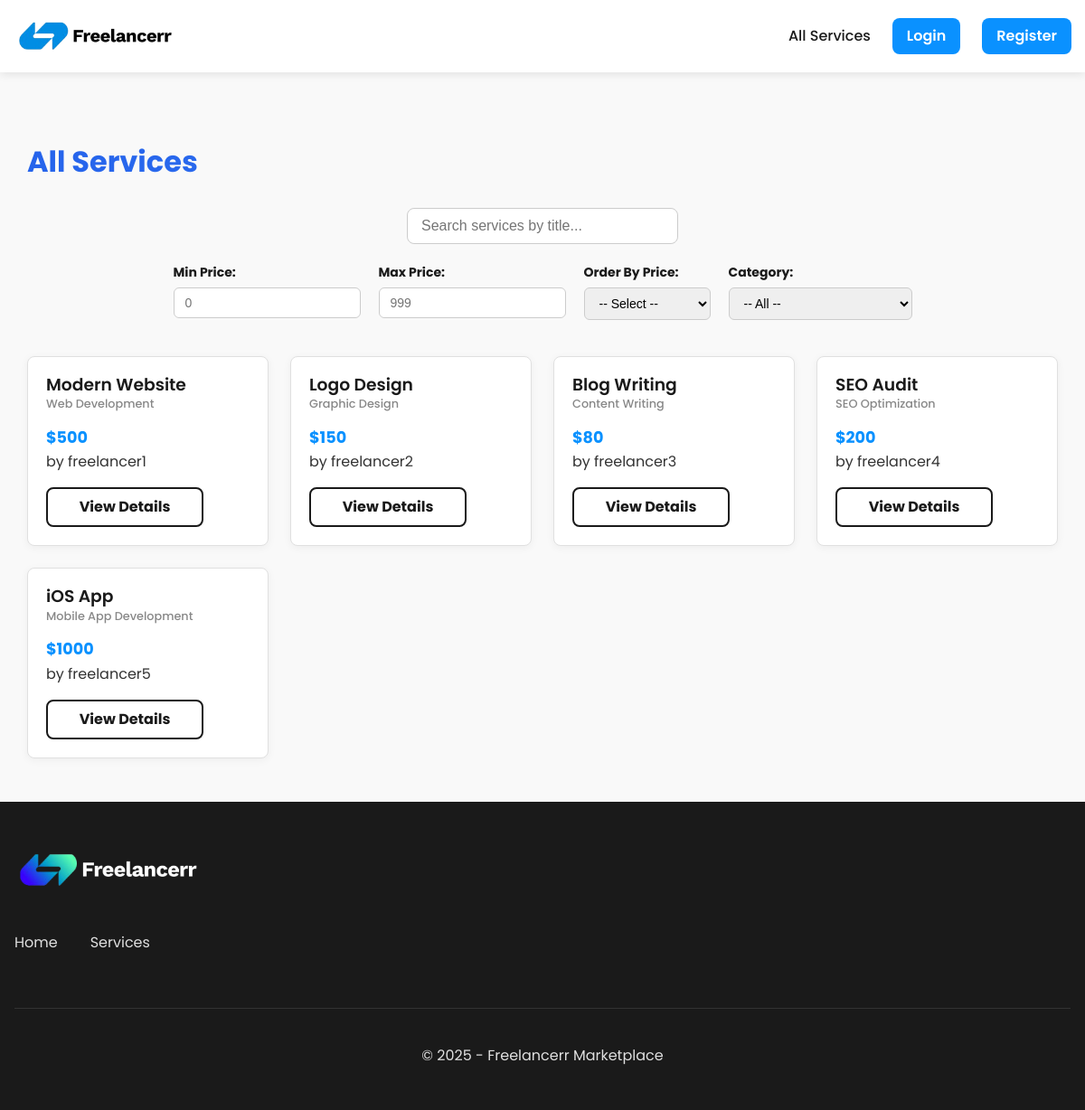
The app's page /pages/services/list.php, older data.
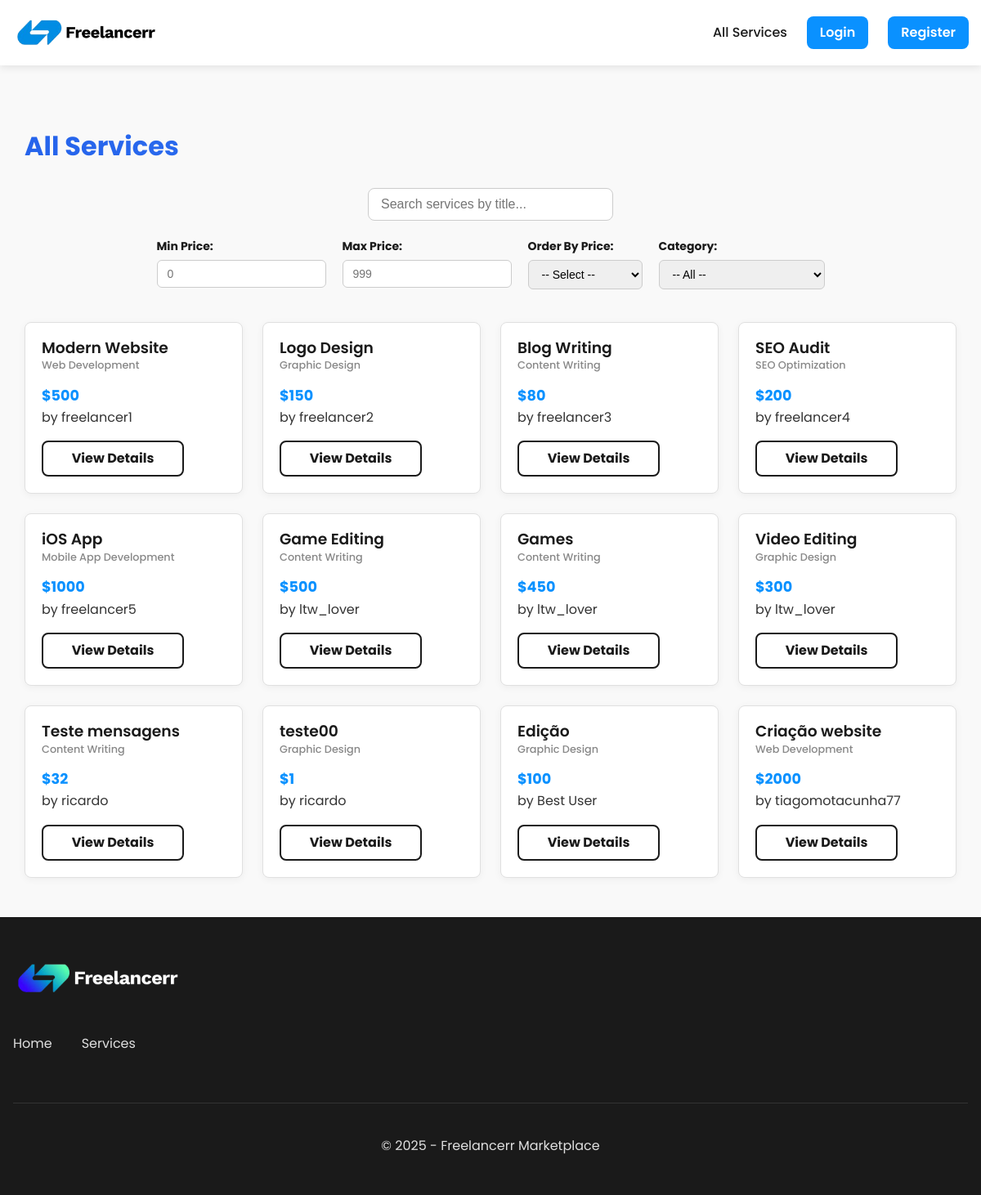
The same page, newer data.
### tables this page shows
CREATE TABLE Services (
    id INTEGER PRIMARY KEY AUTOINCREMENT,
    freelancer_id INTEGER NOT NULL,
    title TEXT NOT NULL,
    description TEXT NOT NULL,
    category_id INTEGER NOT NULL,
    price REAL NOT NULL,
    delivery_time INTEGER NOT NULL,
    created_at DATETIME DEFAULT CURRENT_TIMESTAMP,
    image_path TEXT,
    video_path TEXT,
    FOREIGN KEY (freelancer_id) REFERENCES Users(id),
    FOREIGN KEY (category_id) REFERENCES Categories(id)
);

CREATE TABLE Categories (
    id INTEGER PRIMARY KEY AUTOINCREMENT,
    name TEXT UNIQUE NOT NULL,
    description TEXT
);

### public/includes/utils.php (called while the page is built, shortened)
<?php
function isLoggedIn() {
    return isset($_SESSION['user_id']);
}
?>

### public/pages/services/list.php (the view, shortened to what this page needs)
<?php
require_once '../../includes/utils.php';
$db = getDB();
$userId = getCurrentUserID() ?? null;
$categoryId = $_GET['category'] ?? null;
$showMine = isset($_GET['mine']) && $_GET['mine'] == 1;
$searchQuery = $_GET['search'] ?? '';
$query = "
    SELECT Services.*, Categories.name AS category_name, Users.username AS freelancer_name
    FROM Services
    JOIN Categories ON Services.category_id = Categories.id
    JOIN Users ON Services.freelancer_id = Users.id
";
$params = [];
$stmt = $db->prepare($query);
$stmt->execute($params);
$services = $stmt->fetchAll(PDO::FETCH_ASSOC);
include_once '../../templates/header.php';
?>
<div class="featured-services">
    <div class="container">
        <?php
        if ($categoryId) {
            $stmt = $db->prepare("SELECT name FROM Categories WHERE id = ?");
            $stmt->execute([$categoryId]);
            $category = $stmt->fetch(PDO::FETCH_ASSOC);
            if ($category) {
                echo '<h1 class="gradient-heading">' . htmlspecialchars($category['name']) . '</h1>';
                ?>
                <div class="search-bar">
                    <input type="text" id="serviceSearch" placeholder="Search services by title..." value="<?php echo htmlspecialchars($searchQuery); ?>">
                </div>
                <form id="filterForm" class="service-filters">
                    <div>
                        <label for="min_price">Min Price:</label>
                        <input type="number" id="min_price" placeholder="0">
                    </div>
                    <div>
                        <label for="max_price">Max Price:</label>
                        <input type="number" id="max_price" placeholder="999">
                    </div>
                    <div>
                        <label for="order">Order By Price:</label>
                        <select id="order">
                            <option value="">-- Select --</option>
                            <option value="asc">Low to High</option>
                            <option value="desc">High to Low</option>
                        </select>
                    </div>
                </form>
                <?php
            }
        } else {
            echo '<h1 class="gradient-heading">All Services</h1>';
            ?>
            <div class="search-bar">
                <input type="text" id="serviceSearch" placeholder="Search services by title..." value="<?php echo htmlspecialchars($searchQuery); ?>">
            </div>
            <form id="filterForm" class="service-filters">
                <div>
                    <label for="min_price">Min Price:</label>
                    <input type="number" id="min_price" placeholder="0">
                </div>
                <div>
                    <label for="max_price">Max Price:</label>
                    <input type="number" id="max_price" placeholder="999">
                </div>
                <div>
                    <label for="order">Order By Price:</label>
                    <select id="order">
                        <option value="">-- Select --</option>
                    </select>
                </div>
                <div>
                    <label for="category">Category:</label>
                    <select id="category">
                        <option value="">-- All --</option>
                    </select>
                </div>
            </form>
            <?php
        }
        ?>
        <?php if (empty($services)): ?>
            <p>No services available yet.
                <?php if (!isLoggedIn()): ?>
                    <a href="<?php echo SITE_URL; ?>/pages/register.php">Register</a> and be the first to offer your services!
                <?php else: ?>
                    <a href="<?php echo SITE_URL; ?>/pages/services/add_job.php">Create a service</a> and be the first to offer your expertise!
                <?php endif; ?>
            </p>
        <?php else: ?>
            <div class="services-grid">
                <?php foreach ($services as $service): ?>
                    <div class="service-card"
                         data-title="<?php echo htmlspecialchars($service['title']); ?>"
                         data-price="<?php echo htmlspecialchars($service['price']); ?>"
                         data-category="<?php echo htmlspecialchars($service['category_id']); ?>">
                        <h3><?php echo htmlspecialchars($service['title']); ?></h3>
                        <p class="service-category"><?php echo htmlspecialchars($service['category_name']); ?></p>
                        <p class="service-price">$<?php echo htmlspecialchars($service['price']); ?></p>
                        <p class="service-freelancer">by <?php echo htmlspecialchars($service['freelancer_name']); ?></p>
                        <a href="<?php echo SITE_URL; ?>/pages/services/view.php?id=<?php echo $service['id']; ?>" class="btn">View Details</a>
                    </div>
                <?php endforeach; ?>
            </div>
        <?php endif; ?>
    </div>
</div>
<?php include_once '../../templates/footer.php'; ?>

### public/templates/header.php (shortened to what this page needs)
<?php
require_once __DIR__ . '/../includes/utils.php';
$currentUser = null;
?>
<!DOCTYPE html>
<html lang="en">
<head>
    <link rel="stylesheet" href="<?php echo SITE_URL; ?>/assets/css/style.css">
    <link rel="stylesheet" href="https://cdnjs.cloudflare.com/ajax/libs/font-awesome/6.4.0/css/all.min.css">
</head>
<body>
    <header>
        <div class="container">
            <a href="<?php echo SITE_URL; ?>/" class="site-title">
                <img src="<?php echo SITE_URL; ?>/assets/images/logo-light.png" alt="Freelance Marketplace Logo" class="logo">
            </a>
            <nav>
                <ul>
                    <li><a href="<?php echo SITE_URL; ?>/pages/services/list.php">All Services</a></li>
                    <?php if(isLoggedIn()): ?>
                        <li><button onclick="window.location.href='<?php echo SITE_URL; ?>/pages/services/add_job.php'" class="add-service">Add Service</button></li>
                        <div class="dropdown">
                            <button class="dropdown-toggle" type="button">
                                ☰ Options
                            </button>
                            <div class="dropdown-menu">
                                <a href="<?php echo SITE_URL; ?>/pages/profile.php">Profile</a>
                                <?php if ($currentUser['is_admin']): ?>
                                  <a href="<?php echo SITE_URL; ?>/pages/admin_tools.php">Admin Tools</a>
                                <?php endif; ?>
                                <a href="<?php echo SITE_URL; ?>/pages/services/list.php?mine=1">My Services</a>
                                <a href="<?php echo SITE_URL; ?>/pages/services/paid_services.php">Paid Services</a>
                                <a href="<?php echo SITE_URL; ?>/pages/logout.php" class="logout-link">Logout</a>
                            </div>
                        </div>
                    <?php else: ?>
                        <li><a href="<?php echo SITE_URL; ?>/pages/login.php" class="auth-link">Login</a></li>
                        <li><a href="<?php echo SITE_URL; ?>/pages/register.php" class="auth-link">Register</a></li>
                    <?php endif; ?>
                </ul>
            </nav>
        </div>
    </header>
    <main>
        <div class="container">

### public/templates/footer.php (shortened to what this page needs)
        </div>
    </main>
    <footer id="footer-1390">
        <div class="cs-container">
            <div class="cs-top">
                <a aria-label="go back to home" class="cs-logo" href="<?php echo SITE_URL; ?>/">
                    <img class="cs-logo-img" loading="lazy" decoding="async" src="<?php echo SITE_URL; ?>/assets/images/logo-dark.png" alt="Freelance Marketplace Logo" width="209" height="40">
                </a>
                <ul class="cs-ul">
                    <li class="cs-li">
                        <a href="<?php echo SITE_URL; ?>/" class="cs-link">Home</a>
                    </li>
                    <li class="cs-li">
                        <a href="<?php echo SITE_URL; ?>/pages/services/list.php" class="cs-link">Services</a>
                </ul>
            </div>
            <div class="cs-bottom">
                <span class="cs-copyright">
                    &copy; <?php echo date('Y'); ?> - <a href="<?php echo SITE_URL; ?>/" class="cs-copyright-link">Freelancerr Marketplace</a>
                </span>
            </div>
        </div>
    </footer>
</body>
</html>

Row changes from the older to the newer data that the page shows:
added services: title "Game Editing", category.name "Content Writing", price "500", freelancer_name "ltw_lover"
added services: title "Games", category.name "Content Writing", price "450", freelancer_name "ltw_lover"
added services: title "Video Editing", category.name "Graphic Design", price "300", freelancer_name "ltw_lover"
added services: title "Teste mensagens", category.name "Content Writing", price "32", freelancer_name "ricardo"
added services: title "teste00", category.name "Graphic Design", price "1", freelancer_name "ricardo"
added services: title "Edição", category.name "Graphic Design", price "100", freelancer_name "Best User"
added services: title "Criação website", category.name "Web Development", price "2000", freelancer_name "tiagomotacunha77"
